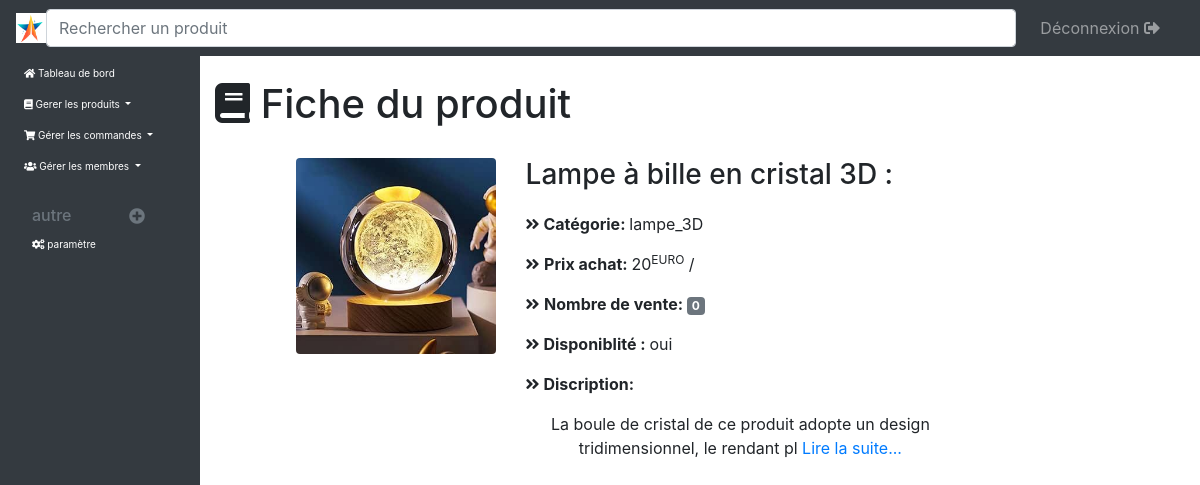
Screenshot of /Espace_admin/controleur/afficherProduit_controleur?produit=13 (signed in) with the database file from the repository.
### tables this page shows
CREATE TABLE IF NOT EXISTS `produits` (
  `id` int NOT NULL AUTO_INCREMENT,
  `titre` varchar(255) NOT NULL,
  `p_ach` int NOT NULL,
  `dispo` varchar(11) NOT NULL,
  `stock` int NOT NULL,
  `cat` varchar(255) NOT NULL,
  `nb_v` int NOT NULL,
  `disc` text NOT NULL,
  `promo` int NOT NULL,
  `image` varchar(255) NOT NULL,
  PRIMARY KEY (`id`)
);

### Espace_admin/controleur/afficherProduit_controleur.php (called while the page is built, shortened)
<?php
    include('../../autre/bdd.php');
    include('../modele/Produit_modele.php');
    if(isset($_GET['produit']) && !empty(recherche_produit($_GET['produit'])) ){
        $produit=recherche_produit($_GET['produit']);
    }else{
        header('Location: listeProduit_controleur.php');
    }
    include('../vue/afficherProduit_vue.php');
?>

### Espace_admin/modele/Produit_modele.php (called while the page is built, shortened)
<?php
    function recherche_produit($id){
		global $bdd;
        $req= $bdd->prepare('SELECT * FROM produits WHERE id= :id');
        $req->execute(array( 'id'=>$id));
        $donnees= $req->fetch();
        return $donnees;
	}
?>

### Espace_admin/vue/afficherProduit_vue.php (the view, shortened to what this page needs)
<html>
<head>
    <link rel="stylesheet" href="../../css/bootstrap/dist/css/bootstrap.min.css" />
    <link rel="stylesheet" href="../../css/bootstrap/icone/css/all.css">
    <link href="../../css/style_admin.css" rel="stylesheet" />
</head>
<body>
    <?php include("../autre/menu.php"); ?>
    <section class="container-fluid col-lg-10 offset-lg-2 col-md-9 offset-md-3" id='princi'>
        <div class="row">
            <h1 style="margin-bottom:30px;" class="col-sm-9"><i class="fas fa-book"></i> Fiche du produit</h1>
        </div>
        <article class="offset-sm-1">
            <div class="row">
                <div class="col-sm-3">
                    <img width="200" src="../../images/produits/<?php echo $produit['image']; ?>" class="rounded" />
                </div>
                <div class="col-sm-6">
                    <h3 style="margin-bottom:20px;"><?php echo $produit['titre']; ?> :</h3>
                    <p><i class="fas fa-angle-double-right"></i><strong> Catégorie: </strong><?php echo $produit['cat']; ?></p>
                    <p>
                        <i class="fas fa-angle-double-right"></i>
                        <strong> Prix achat: </strong>
                        <?php echo $produit['p_ach']; ?><sup>EURO</sup> /
                    </p>
                    <p>
                        <i class="fas fa-angle-double-right"></i>
                        <strong> Nombre de vente: </strong><span class="badge badge-secondary"><?php echo $produit['nb_v']; ?></span>
                    </p>
                    <p><i class="fas fa-angle-double-right"></i><strong> Disponiblité : </strong><?php echo $produit['dispo']; ?></p>
                    <p><i class="fas fa-angle-double-right"></i><strong> Discription: </strong></p>
                    <p style="text-align:center;" class="page">
                        <?php
                    if( strlen($produit['disc'])>80  ){
                        for($i=0 ; $i<=80 ; $i++){
                            echo $produit['disc'][$i];
                        }
                            echo '<a class="suite" href="#"> Lire la suite...</a>';
                        }
                    else{
                        echo $produit['disc'];
                    }
                    ?>
                    </p>
                </div>
            </div>
        </article>
    </section>
</body>
</html>

### css/style_admin.css (style rules this page uses)
#princi { margin-top: 80px; margin-bottom: 80px; }

### rows the page displays
produits: image (picture), titre "Lampe à bille en cristal 3D", cat "lampe_3D", p_ach "20", nb_v "0", dispo "oui", disc "L", disc "a", disc "b", disc "o", disc "u", disc "l", disc "e", disc "d", disc "c", disc "r", disc "i", disc "s", disc "t", disc "p", disc "n", disc "g", disc "m", disc ","
